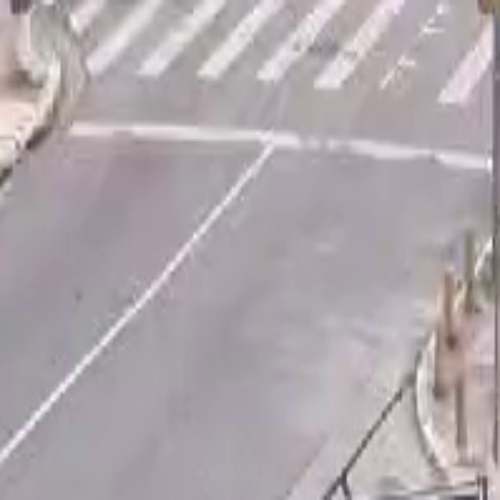
#> input picture Midia/fig_sem_carros.png, 500 x 500 px
$ python Blobs.py
#> lines starting #> are read from the running program, lines starting #| are printed output that depends on the picture; after the words box and inside, x2 and y2 are one past the last pixel; in counts of white or black regions, pixels touching at a corner belong together
import cv2
import numpy as np
import matplotlib.pyplot as plt


img_sem_modais = cv2.imread("Midia/fig_sem_carros.png")
#> img_sem_modais is the input picture: shape (500, 500, 3); mean B, G, R 172.9, 168.1, 176.2
img_atual = cv2.imread("Midia/fig_frame_atual.png")
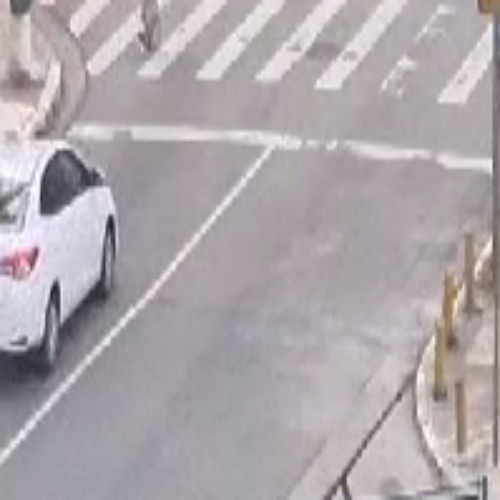
#> input picture Midia/fig_frame_atual.png, 500 x 500 px
#> img_atual is the input picture: shape (500, 500, 3); mean B, G, R 172.2, 167.3, 175
img_50frames = cv2.imread("Midia/fig_50_frames.png")
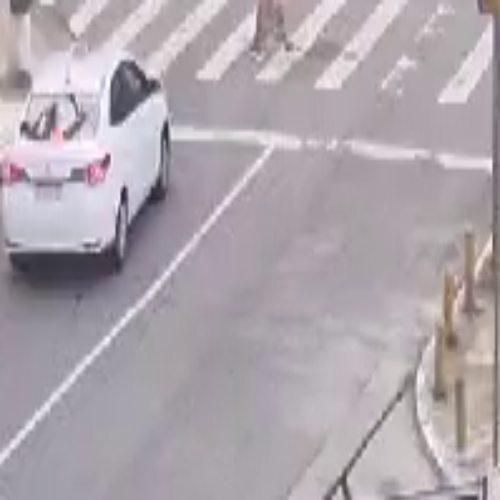
#> input picture Midia/fig_50_frames.png, 500 x 500 px
#> img_50frames is the input picture: shape (500, 500, 3); mean B, G, R 173, 166.6, 174.5

# Converter para HSV
img_hsv_sem_modais = cv2.cvtColor(img_sem_modais, cv2.COLOR_BGR2HSV)
#> img_hsv_sem_modais: shape (500, 500, 3); mean H, S, V 127.8, 13.5, 176.8
img_hsv_atual = cv2.cvtColor(img_atual, cv2.COLOR_BGR2HSV)
#> img_hsv_atual: shape (500, 500, 3); mean H, S, V 133, 14.5, 176.5
img_hsv_50frames = cv2.cvtColor(img_50frames, cv2.COLOR_BGR2HSV)
#> img_hsv_50frames: shape (500, 500, 3); mean H, S, V 137.6, 15.5, 176.4

# Separar a componente V (brilho)
v_sem_modais = img_hsv_sem_modais[:, :, 2]
v_frame_atual = img_hsv_atual[:, :, 2]
v_50frames = img_hsv_50frames[:, :, 2]

# Subtrair os frames e criar a imagem binária
imagem_subtraida_1 = cv2.absdiff(v_sem_modais, v_50frames)
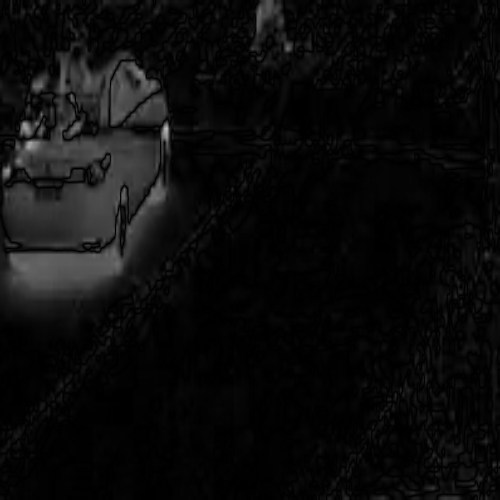
#> imagem_subtraida_1: shape (500, 500); min 0, max 190, mean 11.5
imagem_subtraida_2 = cv2.absdiff(v_50frames, v_frame_atual)
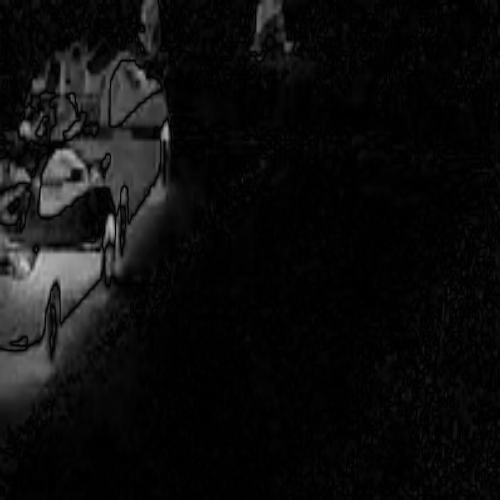
#> imagem_subtraida_2: shape (500, 500); min 0, max 196, mean 13.6
_, imagem_bin_1 = cv2.threshold(imagem_subtraida_1, 40, 255, cv2.THRESH_BINARY)
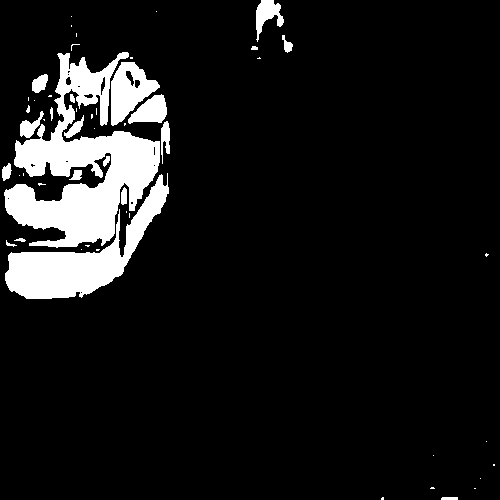
#> imagem_bin_1: shape (500, 500); 9.7% white; 53 white regions (32 under 20 px), largest, box (x1, y1, x2, y2) and area: (4, 52, 160, 248) 13305, (5, 173, 169, 299) 6290, (111, 62, 160, 126) 1687

imagem_bin_2 = np.where(imagem_subtraida_2 > 30, 255, 0).astype(np.uint8)
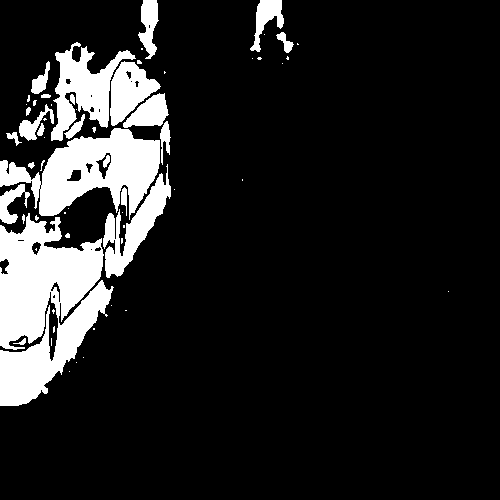
#> imagem_bin_2: shape (500, 500); 13.4% white; 62 white regions (37 under 20 px), largest, box (x1, y1, x2, y2) and area: (0, 213, 114, 406) 13278, (0, 128, 160, 220) 7314, (51, 42, 136, 141) 3423
kernel = np.ones((3,3), np.uint8)
dilate_img_1 = cv2.dilate(imagem_bin_1, kernel=kernel, iterations=1)
#> dilate_img_1: shape (500, 500); 11.5% white; 33 white regions (15 under 20 px), largest, box (x1, y1, x2, y2) and area: (3, 43, 171, 300) 26620, (255, 0, 285, 43) 726, (31, 73, 49, 94) 286
erode_img_1 = cv2.erode(dilate_img_1, kernel=kernel, iterations=1)
#> erode_img_1: shape (500, 500); 9.9% white; 37 white regions (26 under 20 px), largest, box (x1, y1, x2, y2) and area: (4, 52, 170, 299) 23518, (256, 0, 284, 42) 565, (32, 74, 48, 93) 212

kernel = np.ones((5, 5), np.uint8)  # Ajuste o tamanho do kernel conforme necessário
imagem_processada = cv2.morphologyEx(imagem_bin_1, cv2.MORPH_OPEN, kernel)
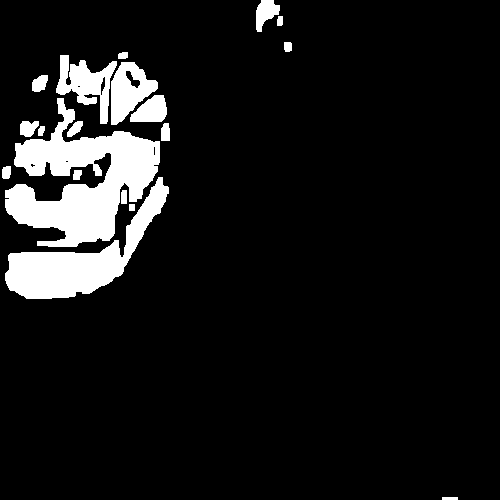
#> imagem_processada: shape (500, 500); 9.3% white; 19 white regions
# -------------------------------------------------------------------------------------
contornos, _ = cv2.findContours(erode_img_1, cv2.RETR_EXTERNAL, cv2.CHAIN_APPROX_SIMPLE)
#> contornos = 33 contours, 27 with area under 20; largest, box (x1, y1, x2, y2) and area: (4, 52, 170, 299) 24883, (256, 0, 284, 42) 498, (32, 74, 48, 93) 186, (2, 163, 12, 181) 101, (282, 35, 293, 53) 76, (441, 497, 458, 500) 32
imagem_colorida = img_atual
for contour in contornos:
    area = cv2.contourArea(contour)
    if area > 14000:  # Limite mínimo para considerar um carro
        # Obter a caixa delimitadora (bounding box)
        x, y, w, h = cv2.boundingRect(contour)

        # Encontrar o centroide do contorno
        cx = int(x + w / 2)
        cy = int(y + h / 2)

        # Desenhar contorno e o centroide no frame
        cv2.circle(img_atual, (cx, cy), 5, (0, 255, 0), -1)
        cv2.rectangle(img_atual, (x, y), (x + w, y + h), (255, 0, 0), 2)
#> this loop made 33 passes
#> (area, x, y, w, h, cx, cy) on pass 25: (24883, 4, 52, 166, 247, 87, 175)
#> area on passes 1, 17, 23, 28, 33: 31.5, 101, 186, 76.5, 498
plt.figure(figsize=(10, 7))

# Plotar a imagem
plt.subplot(2, 2, 1)
plt.imshow(imagem_subtraida_1, cmap='gray')


plt.subplot(2, 2, 2)
plt.imshow(imagem_processada, cmap='gray')


plt.subplot(2, 2, 3)
plt.imshow(erode_img_1, cmap='gray')


plt.subplot(2, 2, 4)
plt.imshow(img_atual, cmap='gray')
plt.show()
#> figure, not shown here; B, G, R data is drawn as R, G, B
